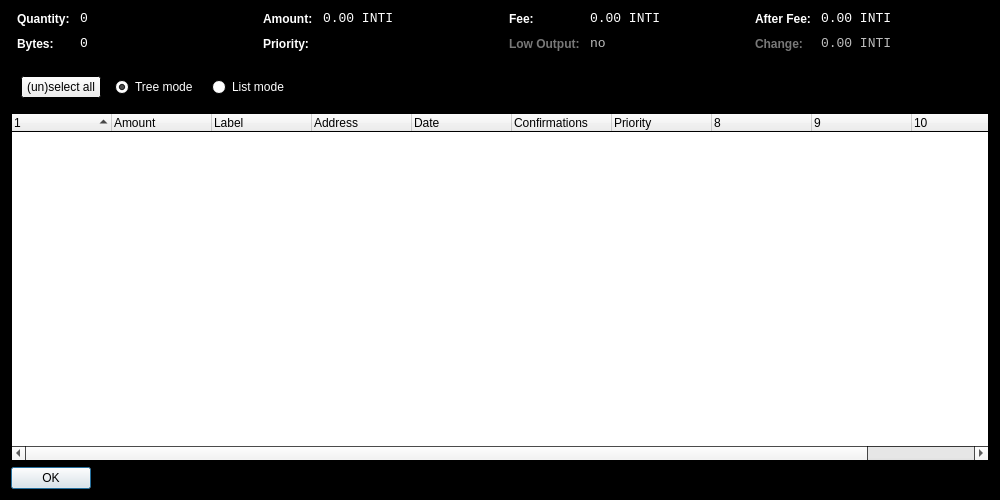
<?xml version="1.0" encoding="UTF-8"?>
<ui version="4.0">
 <class>CoinControlDialog</class>
 <widget class="QDialog" name="CoinControlDialog">
  <property name="geometry">
   <rect>
    <x>0</x>
    <y>0</y>
    <width>1000</width>
    <height>500</height>
   </rect>
  </property>
  <property name="palette">
   <palette>
    <active>
     <colorrole role="Base">
      <brush brushstyle="SolidPattern">
       <color alpha="255">
        <red>255</red>
        <green>255</green>
        <blue>255</blue>
       </color>
      </brush>
     </colorrole>
     <colorrole role="Window">
      <brush brushstyle="SolidPattern">
       <color alpha="255">
        <red>0</red>
        <green>0</green>
        <blue>0</blue>
       </color>
      </brush>
     </colorrole>
    </active>
    <inactive>
     <colorrole role="Base">
      <brush brushstyle="SolidPattern">
       <color alpha="255">
        <red>255</red>
        <green>255</green>
        <blue>255</blue>
       </color>
      </brush>
     </colorrole>
     <colorrole role="Window">
      <brush brushstyle="SolidPattern">
       <color alpha="255">
        <red>0</red>
        <green>0</green>
        <blue>0</blue>
       </color>
      </brush>
     </colorrole>
    </inactive>
    <disabled>
     <colorrole role="Base">
      <brush brushstyle="SolidPattern">
       <color alpha="255">
        <red>0</red>
        <green>0</green>
        <blue>0</blue>
       </color>
      </brush>
     </colorrole>
     <colorrole role="Window">
      <brush brushstyle="SolidPattern">
       <color alpha="255">
        <red>0</red>
        <green>0</green>
        <blue>0</blue>
       </color>
      </brush>
     </colorrole>
    </disabled>
   </palette>
  </property>
  <property name="windowTitle">
   <string>Coin Control</string>
  </property>
  <layout class="QVBoxLayout" name="verticalLayout">
   <item>
    <layout class="QHBoxLayout" name="horizontalLayoutTop" stretch="0,0,0,0">
     <property name="topMargin">
      <number>0</number>
     </property>
     <property name="bottomMargin">
      <number>10</number>
     </property>
     <item>
      <layout class="QFormLayout" name="formLayoutCoinControl1">
       <property name="horizontalSpacing">
        <number>10</number>
       </property>
       <property name="verticalSpacing">
        <number>10</number>
       </property>
       <property name="leftMargin">
        <number>6</number>
       </property>
       <property name="rightMargin">
        <number>6</number>
       </property>
       <item row="0" column="0">
        <widget class="QLabel" name="labelCoinControlQuantityText">
         <property name="palette">
          <palette>
           <active>
            <colorrole role="WindowText">
             <brush brushstyle="SolidPattern">
              <color alpha="255">
               <red>255</red>
               <green>255</green>
               <blue>255</blue>
              </color>
             </brush>
            </colorrole>
           </active>
           <inactive>
            <colorrole role="WindowText">
             <brush brushstyle="SolidPattern">
              <color alpha="255">
               <red>255</red>
               <green>255</green>
               <blue>255</blue>
              </color>
             </brush>
            </colorrole>
           </inactive>
           <disabled>
            <colorrole role="WindowText">
             <brush brushstyle="SolidPattern">
              <color alpha="255">
               <red>120</red>
               <green>120</green>
               <blue>120</blue>
              </color>
             </brush>
            </colorrole>
           </disabled>
          </palette>
         </property>
         <property name="styleSheet">
          <string notr="true">font-weight:bold;</string>
         </property>
         <property name="text">
          <string>Quantity:</string>
         </property>
        </widget>
       </item>
       <item row="0" column="1">
        <widget class="QLabel" name="labelCoinControlQuantity">
         <property name="palette">
          <palette>
           <active>
            <colorrole role="WindowText">
             <brush brushstyle="SolidPattern">
              <color alpha="255">
               <red>255</red>
               <green>255</green>
               <blue>255</blue>
              </color>
             </brush>
            </colorrole>
           </active>
           <inactive>
            <colorrole role="WindowText">
             <brush brushstyle="SolidPattern">
              <color alpha="255">
               <red>255</red>
               <green>255</green>
               <blue>255</blue>
              </color>
             </brush>
            </colorrole>
           </inactive>
           <disabled>
            <colorrole role="WindowText">
             <brush brushstyle="SolidPattern">
              <color alpha="255">
               <red>120</red>
               <green>120</green>
               <blue>120</blue>
              </color>
             </brush>
            </colorrole>
           </disabled>
          </palette>
         </property>
         <property name="font">
          <font>
           <family>Monospace</family>
           <pointsize>10</pointsize>
          </font>
         </property>
         <property name="cursor">
          <cursorShape>IBeamCursor</cursorShape>
         </property>
         <property name="contextMenuPolicy">
          <enum>Qt::ActionsContextMenu</enum>
         </property>
         <property name="text">
          <string notr="true">0</string>
         </property>
         <property name="textInteractionFlags">
          <set>Qt::LinksAccessibleByMouse|Qt::TextSelectableByKeyboard|Qt::TextSelectableByMouse</set>
         </property>
        </widget>
       </item>
       <item row="1" column="0">
        <widget class="QLabel" name="labelCoinControlBytesText">
         <property name="palette">
          <palette>
           <active>
            <colorrole role="WindowText">
             <brush brushstyle="SolidPattern">
              <color alpha="255">
               <red>255</red>
               <green>255</green>
               <blue>255</blue>
              </color>
             </brush>
            </colorrole>
           </active>
           <inactive>
            <colorrole role="WindowText">
             <brush brushstyle="SolidPattern">
              <color alpha="255">
               <red>255</red>
               <green>255</green>
               <blue>255</blue>
              </color>
             </brush>
            </colorrole>
           </inactive>
           <disabled>
            <colorrole role="WindowText">
             <brush brushstyle="SolidPattern">
              <color alpha="255">
               <red>120</red>
               <green>120</green>
               <blue>120</blue>
              </color>
             </brush>
            </colorrole>
           </disabled>
          </palette>
         </property>
         <property name="styleSheet">
          <string notr="true">font-weight:bold;</string>
         </property>
         <property name="text">
          <string>Bytes:</string>
         </property>
        </widget>
       </item>
       <item row="1" column="1">
        <widget class="QLabel" name="labelCoinControlBytes">
         <property name="palette">
          <palette>
           <active>
            <colorrole role="WindowText">
             <brush brushstyle="SolidPattern">
              <color alpha="255">
               <red>255</red>
               <green>255</green>
               <blue>255</blue>
              </color>
             </brush>
            </colorrole>
           </active>
           <inactive>
            <colorrole role="WindowText">
             <brush brushstyle="SolidPattern">
              <color alpha="255">
               <red>255</red>
               <green>255</green>
               <blue>255</blue>
              </color>
             </brush>
            </colorrole>
           </inactive>
           <disabled>
            <colorrole role="WindowText">
             <brush brushstyle="SolidPattern">
              <color alpha="255">
               <red>120</red>
               <green>120</green>
               <blue>120</blue>
              </color>
             </brush>
            </colorrole>
           </disabled>
          </palette>
         </property>
         <property name="font">
          <font>
           <family>Monospace</family>
           <pointsize>10</pointsize>
          </font>
         </property>
         <property name="cursor">
          <cursorShape>IBeamCursor</cursorShape>
         </property>
         <property name="contextMenuPolicy">
          <enum>Qt::ActionsContextMenu</enum>
         </property>
         <property name="text">
          <string notr="true">0</string>
         </property>
         <property name="textInteractionFlags">
          <set>Qt::LinksAccessibleByMouse|Qt::TextSelectableByKeyboard|Qt::TextSelectableByMouse</set>
         </property>
        </widget>
       </item>
      </layout>
     </item>
     <item>
      <layout class="QFormLayout" name="formLayoutCoinControl2">
       <property name="horizontalSpacing">
        <number>10</number>
       </property>
       <property name="verticalSpacing">
        <number>10</number>
       </property>
       <property name="leftMargin">
        <number>6</number>
       </property>
       <property name="rightMargin">
        <number>6</number>
       </property>
       <item row="0" column="0">
        <widget class="QLabel" name="labelCoinControlAmountText">
         <property name="palette">
          <palette>
           <active>
            <colorrole role="WindowText">
             <brush brushstyle="SolidPattern">
              <color alpha="255">
               <red>255</red>
               <green>255</green>
               <blue>255</blue>
              </color>
             </brush>
            </colorrole>
           </active>
           <inactive>
            <colorrole role="WindowText">
             <brush brushstyle="SolidPattern">
              <color alpha="255">
               <red>255</red>
               <green>255</green>
               <blue>255</blue>
              </color>
             </brush>
            </colorrole>
           </inactive>
           <disabled>
            <colorrole role="WindowText">
             <brush brushstyle="SolidPattern">
              <color alpha="255">
               <red>120</red>
               <green>120</green>
               <blue>120</blue>
              </color>
             </brush>
            </colorrole>
           </disabled>
          </palette>
         </property>
         <property name="styleSheet">
          <string notr="true">font-weight:bold;</string>
         </property>
         <property name="text">
          <string>Amount:</string>
         </property>
        </widget>
       </item>
       <item row="0" column="1">
        <widget class="QLabel" name="labelCoinControlAmount">
         <property name="palette">
          <palette>
           <active>
            <colorrole role="WindowText">
             <brush brushstyle="SolidPattern">
              <color alpha="255">
               <red>255</red>
               <green>255</green>
               <blue>255</blue>
              </color>
             </brush>
            </colorrole>
           </active>
           <inactive>
            <colorrole role="WindowText">
             <brush brushstyle="SolidPattern">
              <color alpha="255">
               <red>255</red>
               <green>255</green>
               <blue>255</blue>
              </color>
             </brush>
            </colorrole>
           </inactive>
           <disabled>
            <colorrole role="WindowText">
             <brush brushstyle="SolidPattern">
              <color alpha="255">
               <red>120</red>
               <green>120</green>
               <blue>120</blue>
              </color>
             </brush>
            </colorrole>
           </disabled>
          </palette>
         </property>
         <property name="font">
          <font>
           <family>Monospace</family>
           <pointsize>10</pointsize>
          </font>
         </property>
         <property name="cursor">
          <cursorShape>IBeamCursor</cursorShape>
         </property>
         <property name="contextMenuPolicy">
          <enum>Qt::ActionsContextMenu</enum>
         </property>
         <property name="text">
          <string notr="true">0.00 INTI</string>
         </property>
         <property name="textInteractionFlags">
          <set>Qt::LinksAccessibleByMouse|Qt::TextSelectableByKeyboard|Qt::TextSelectableByMouse</set>
         </property>
        </widget>
       </item>
       <item row="1" column="0">
        <widget class="QLabel" name="labelCoinControlPriorityText">
         <property name="palette">
          <palette>
           <active>
            <colorrole role="WindowText">
             <brush brushstyle="SolidPattern">
              <color alpha="255">
               <red>255</red>
               <green>255</green>
               <blue>255</blue>
              </color>
             </brush>
            </colorrole>
           </active>
           <inactive>
            <colorrole role="WindowText">
             <brush brushstyle="SolidPattern">
              <color alpha="255">
               <red>255</red>
               <green>255</green>
               <blue>255</blue>
              </color>
             </brush>
            </colorrole>
           </inactive>
           <disabled>
            <colorrole role="WindowText">
             <brush brushstyle="SolidPattern">
              <color alpha="255">
               <red>120</red>
               <green>120</green>
               <blue>120</blue>
              </color>
             </brush>
            </colorrole>
           </disabled>
          </palette>
         </property>
         <property name="styleSheet">
          <string notr="true">font-weight:bold;</string>
         </property>
         <property name="text">
          <string>Priority:</string>
         </property>
        </widget>
       </item>
       <item row="1" column="1">
        <widget class="QLabel" name="labelCoinControlPriority">
         <property name="palette">
          <palette>
           <active>
            <colorrole role="WindowText">
             <brush brushstyle="SolidPattern">
              <color alpha="255">
               <red>255</red>
               <green>255</green>
               <blue>255</blue>
              </color>
             </brush>
            </colorrole>
           </active>
           <inactive>
            <colorrole role="WindowText">
             <brush brushstyle="SolidPattern">
              <color alpha="255">
               <red>255</red>
               <green>255</green>
               <blue>255</blue>
              </color>
             </brush>
            </colorrole>
           </inactive>
           <disabled>
            <colorrole role="WindowText">
             <brush brushstyle="SolidPattern">
              <color alpha="255">
               <red>120</red>
               <green>120</green>
               <blue>120</blue>
              </color>
             </brush>
            </colorrole>
           </disabled>
          </palette>
         </property>
         <property name="font">
          <font>
           <family>Monospace</family>
           <pointsize>10</pointsize>
          </font>
         </property>
         <property name="cursor">
          <cursorShape>IBeamCursor</cursorShape>
         </property>
         <property name="contextMenuPolicy">
          <enum>Qt::ActionsContextMenu</enum>
         </property>
         <property name="text">
          <string/>
         </property>
         <property name="textInteractionFlags">
          <set>Qt::LinksAccessibleByMouse|Qt::TextSelectableByKeyboard|Qt::TextSelectableByMouse</set>
         </property>
        </widget>
       </item>
      </layout>
     </item>
     <item>
      <layout class="QFormLayout" name="formLayoutCoinControl3">
       <property name="horizontalSpacing">
        <number>10</number>
       </property>
       <property name="verticalSpacing">
        <number>10</number>
       </property>
       <property name="leftMargin">
        <number>6</number>
       </property>
       <property name="rightMargin">
        <number>6</number>
       </property>
       <item row="0" column="0">
        <widget class="QLabel" name="labelCoinControlFeeText">
         <property name="palette">
          <palette>
           <active>
            <colorrole role="WindowText">
             <brush brushstyle="SolidPattern">
              <color alpha="255">
               <red>255</red>
               <green>255</green>
               <blue>255</blue>
              </color>
             </brush>
            </colorrole>
           </active>
           <inactive>
            <colorrole role="WindowText">
             <brush brushstyle="SolidPattern">
              <color alpha="255">
               <red>255</red>
               <green>255</green>
               <blue>255</blue>
              </color>
             </brush>
            </colorrole>
           </inactive>
           <disabled>
            <colorrole role="WindowText">
             <brush brushstyle="SolidPattern">
              <color alpha="255">
               <red>120</red>
               <green>120</green>
               <blue>120</blue>
              </color>
             </brush>
            </colorrole>
           </disabled>
          </palette>
         </property>
         <property name="styleSheet">
          <string notr="true">font-weight:bold;</string>
         </property>
         <property name="text">
          <string>Fee:</string>
         </property>
        </widget>
       </item>
       <item row="0" column="1">
        <widget class="QLabel" name="labelCoinControlFee">
         <property name="palette">
          <palette>
           <active>
            <colorrole role="WindowText">
             <brush brushstyle="SolidPattern">
              <color alpha="255">
               <red>255</red>
               <green>255</green>
               <blue>255</blue>
              </color>
             </brush>
            </colorrole>
           </active>
           <inactive>
            <colorrole role="WindowText">
             <brush brushstyle="SolidPattern">
              <color alpha="255">
               <red>255</red>
               <green>255</green>
               <blue>255</blue>
              </color>
             </brush>
            </colorrole>
           </inactive>
           <disabled>
            <colorrole role="WindowText">
             <brush brushstyle="SolidPattern">
              <color alpha="255">
               <red>120</red>
               <green>120</green>
               <blue>120</blue>
              </color>
             </brush>
            </colorrole>
           </disabled>
          </palette>
         </property>
         <property name="font">
          <font>
           <family>Monospace</family>
           <pointsize>10</pointsize>
          </font>
         </property>
         <property name="cursor">
          <cursorShape>IBeamCursor</cursorShape>
         </property>
         <property name="contextMenuPolicy">
          <enum>Qt::ActionsContextMenu</enum>
         </property>
         <property name="text">
          <string notr="true">0.00 INTI</string>
         </property>
         <property name="textInteractionFlags">
          <set>Qt::LinksAccessibleByMouse|Qt::TextSelectableByKeyboard|Qt::TextSelectableByMouse</set>
         </property>
        </widget>
       </item>
       <item row="1" column="0">
        <widget class="QLabel" name="labelCoinControlLowOutputText">
         <property name="enabled">
          <bool>false</bool>
         </property>
         <property name="palette">
          <palette>
           <active>
            <colorrole role="WindowText">
             <brush brushstyle="SolidPattern">
              <color alpha="255">
               <red>255</red>
               <green>255</green>
               <blue>255</blue>
              </color>
             </brush>
            </colorrole>
           </active>
           <inactive>
            <colorrole role="WindowText">
             <brush brushstyle="SolidPattern">
              <color alpha="255">
               <red>255</red>
               <green>255</green>
               <blue>255</blue>
              </color>
             </brush>
            </colorrole>
           </inactive>
           <disabled>
            <colorrole role="WindowText">
             <brush brushstyle="SolidPattern">
              <color alpha="255">
               <red>120</red>
               <green>120</green>
               <blue>120</blue>
              </color>
             </brush>
            </colorrole>
           </disabled>
          </palette>
         </property>
         <property name="styleSheet">
          <string notr="true">font-weight:bold;</string>
         </property>
         <property name="text">
          <string>Low Output:</string>
         </property>
        </widget>
       </item>
       <item row="1" column="1">
        <widget class="QLabel" name="labelCoinControlLowOutput">
         <property name="enabled">
          <bool>false</bool>
         </property>
         <property name="palette">
          <palette>
           <active>
            <colorrole role="WindowText">
             <brush brushstyle="SolidPattern">
              <color alpha="255">
               <red>255</red>
               <green>255</green>
               <blue>255</blue>
              </color>
             </brush>
            </colorrole>
           </active>
           <inactive>
            <colorrole role="WindowText">
             <brush brushstyle="SolidPattern">
              <color alpha="255">
               <red>255</red>
               <green>255</green>
               <blue>255</blue>
              </color>
             </brush>
            </colorrole>
           </inactive>
           <disabled>
            <colorrole role="WindowText">
             <brush brushstyle="SolidPattern">
              <color alpha="255">
               <red>120</red>
               <green>120</green>
               <blue>120</blue>
              </color>
             </brush>
            </colorrole>
           </disabled>
          </palette>
         </property>
         <property name="font">
          <font>
           <family>Monospace</family>
           <pointsize>10</pointsize>
          </font>
         </property>
         <property name="cursor">
          <cursorShape>IBeamCursor</cursorShape>
         </property>
         <property name="contextMenuPolicy">
          <enum>Qt::ActionsContextMenu</enum>
         </property>
         <property name="text">
          <string notr="true">no</string>
         </property>
         <property name="textInteractionFlags">
          <set>Qt::LinksAccessibleByMouse|Qt::TextSelectableByKeyboard|Qt::TextSelectableByMouse</set>
         </property>
        </widget>
       </item>
      </layout>
     </item>
     <item>
      <layout class="QFormLayout" name="formLayoutCoinControl4">
       <property name="horizontalSpacing">
        <number>10</number>
       </property>
       <property name="verticalSpacing">
        <number>10</number>
       </property>
       <property name="leftMargin">
        <number>6</number>
       </property>
       <property name="rightMargin">
        <number>6</number>
       </property>
       <item row="0" column="0">
        <widget class="QLabel" name="labelCoinControlAfterFeeText">
         <property name="palette">
          <palette>
           <active>
            <colorrole role="WindowText">
             <brush brushstyle="SolidPattern">
              <color alpha="255">
               <red>255</red>
               <green>255</green>
               <blue>255</blue>
              </color>
             </brush>
            </colorrole>
           </active>
           <inactive>
            <colorrole role="WindowText">
             <brush brushstyle="SolidPattern">
              <color alpha="255">
               <red>255</red>
               <green>255</green>
               <blue>255</blue>
              </color>
             </brush>
            </colorrole>
           </inactive>
           <disabled>
            <colorrole role="WindowText">
             <brush brushstyle="SolidPattern">
              <color alpha="255">
               <red>120</red>
               <green>120</green>
               <blue>120</blue>
              </color>
             </brush>
            </colorrole>
           </disabled>
          </palette>
         </property>
         <property name="styleSheet">
          <string notr="true">font-weight:bold;</string>
         </property>
         <property name="text">
          <string>After Fee:</string>
         </property>
        </widget>
       </item>
       <item row="0" column="1">
        <widget class="QLabel" name="labelCoinControlAfterFee">
         <property name="palette">
          <palette>
           <active>
            <colorrole role="WindowText">
             <brush brushstyle="SolidPattern">
              <color alpha="255">
               <red>255</red>
               <green>255</green>
               <blue>255</blue>
              </color>
             </brush>
            </colorrole>
           </active>
           <inactive>
            <colorrole role="WindowText">
             <brush brushstyle="SolidPattern">
              <color alpha="255">
               <red>255</red>
               <green>255</green>
               <blue>255</blue>
              </color>
             </brush>
            </colorrole>
           </inactive>
           <disabled>
            <colorrole role="WindowText">
             <brush brushstyle="SolidPattern">
              <color alpha="255">
               <red>120</red>
               <green>120</green>
               <blue>120</blue>
              </color>
             </brush>
            </colorrole>
           </disabled>
          </palette>
         </property>
         <property name="font">
          <font>
           <family>Monospace</family>
           <pointsize>10</pointsize>
          </font>
         </property>
         <property name="cursor">
          <cursorShape>IBeamCursor</cursorShape>
         </property>
         <property name="contextMenuPolicy">
          <enum>Qt::ActionsContextMenu</enum>
         </property>
         <property name="text">
          <string notr="true">0.00 INTI</string>
         </property>
         <property name="textInteractionFlags">
          <set>Qt::LinksAccessibleByMouse|Qt::TextSelectableByKeyboard|Qt::TextSelectableByMouse</set>
         </property>
        </widget>
       </item>
       <item row="1" column="0">
        <widget class="QLabel" name="labelCoinControlChangeText">
         <property name="enabled">
          <bool>false</bool>
         </property>
         <property name="palette">
          <palette>
           <active>
            <colorrole role="WindowText">
             <brush brushstyle="SolidPattern">
              <color alpha="255">
               <red>255</red>
               <green>255</green>
               <blue>255</blue>
              </color>
             </brush>
            </colorrole>
           </active>
           <inactive>
            <colorrole role="WindowText">
             <brush brushstyle="SolidPattern">
              <color alpha="255">
               <red>255</red>
               <green>255</green>
               <blue>255</blue>
              </color>
             </brush>
            </colorrole>
           </inactive>
           <disabled>
            <colorrole role="WindowText">
             <brush brushstyle="SolidPattern">
              <color alpha="255">
               <red>120</red>
               <green>120</green>
               <blue>120</blue>
              </color>
             </brush>
            </colorrole>
           </disabled>
          </palette>
         </property>
         <property name="styleSheet">
          <string notr="true">font-weight:bold;</string>
         </property>
         <property name="text">
          <string>Change:</string>
         </property>
        </widget>
       </item>
       <item row="1" column="1">
        <widget class="QLabel" name="labelCoinControlChange">
         <property name="enabled">
          <bool>false</bool>
         </property>
         <property name="palette">
          <palette>
           <active>
            <colorrole role="WindowText">
             <brush brushstyle="SolidPattern">
              <color alpha="255">
               <red>255</red>
               <green>255</green>
               <blue>255</blue>
              </color>
             </brush>
            </colorrole>
           </active>
           <inactive>
            <colorrole role="WindowText">
             <brush brushstyle="SolidPattern">
              <color alpha="255">
               <red>255</red>
               <green>255</green>
               <blue>255</blue>
              </color>
             </brush>
            </colorrole>
           </inactive>
           <disabled>
            <colorrole role="WindowText">
             <brush brushstyle="SolidPattern">
              <color alpha="255">
               <red>120</red>
               <green>120</green>
               <blue>120</blue>
              </color>
             </brush>
            </colorrole>
           </disabled>
          </palette>
         </property>
         <property name="font">
          <font>
           <family>Monospace</family>
           <pointsize>10</pointsize>
          </font>
         </property>
         <property name="cursor">
          <cursorShape>IBeamCursor</cursorShape>
         </property>
         <property name="contextMenuPolicy">
          <enum>Qt::ActionsContextMenu</enum>
         </property>
         <property name="text">
          <string notr="true">0.00 INTI</string>
         </property>
         <property name="textInteractionFlags">
          <set>Qt::LinksAccessibleByMouse|Qt::TextSelectableByKeyboard|Qt::TextSelectableByMouse</set>
         </property>
        </widget>
       </item>
      </layout>
     </item>
    </layout>
   </item>
   <item>
    <widget class="QFrame" name="frame">
     <property name="minimumSize">
      <size>
       <width>0</width>
       <height>40</height>
      </size>
     </property>
     <property name="frameShape">
      <enum>QFrame::StyledPanel</enum>
     </property>
     <property name="frameShadow">
      <enum>QFrame::Sunken</enum>
     </property>
     <widget class="QWidget" name="horizontalLayoutWidget">
      <property name="geometry">
       <rect>
        <x>10</x>
        <y>0</y>
        <width>781</width>
        <height>41</height>
       </rect>
      </property>
      <layout class="QHBoxLayout" name="horizontalLayoutPanel" stretch="0,0,0,0">
       <property name="spacing">
        <number>14</number>
       </property>
       <item>
        <widget class="QPushButton" name="pushButtonSelectAll">
         <property name="sizePolicy">
          <sizepolicy hsizetype="Maximum" vsizetype="Fixed">
           <horstretch>0</horstretch>
           <verstretch>0</verstretch>
          </sizepolicy>
         </property>
         <property name="text">
          <string>(un)select all</string>
         </property>
        </widget>
       </item>
       <item>
        <widget class="QRadioButton" name="radioTreeMode">
         <property name="sizePolicy">
          <sizepolicy hsizetype="Maximum" vsizetype="Fixed">
           <horstretch>0</horstretch>
           <verstretch>0</verstretch>
          </sizepolicy>
         </property>
         <property name="palette">
          <palette>
           <active>
            <colorrole role="WindowText">
             <brush brushstyle="SolidPattern">
              <color alpha="255">
               <red>255</red>
               <green>255</green>
               <blue>255</blue>
              </color>
             </brush>
            </colorrole>
           </active>
           <inactive>
            <colorrole role="WindowText">
             <brush brushstyle="SolidPattern">
              <color alpha="255">
               <red>255</red>
               <green>255</green>
               <blue>255</blue>
              </color>
             </brush>
            </colorrole>
           </inactive>
           <disabled>
            <colorrole role="WindowText">
             <brush brushstyle="SolidPattern">
              <color alpha="255">
               <red>120</red>
               <green>120</green>
               <blue>120</blue>
              </color>
             </brush>
            </colorrole>
           </disabled>
          </palette>
         </property>
         <property name="text">
          <string>Tree mode</string>
         </property>
         <property name="checked">
          <bool>true</bool>
         </property>
        </widget>
       </item>
       <item>
        <widget class="QRadioButton" name="radioListMode">
         <property name="sizePolicy">
          <sizepolicy hsizetype="Maximum" vsizetype="Fixed">
           <horstretch>0</horstretch>
           <verstretch>0</verstretch>
          </sizepolicy>
         </property>
         <property name="palette">
          <palette>
           <active>
            <colorrole role="WindowText">
             <brush brushstyle="SolidPattern">
              <color alpha="255">
               <red>255</red>
               <green>255</green>
               <blue>255</blue>
              </color>
             </brush>
            </colorrole>
           </active>
           <inactive>
            <colorrole role="WindowText">
             <brush brushstyle="SolidPattern">
              <color alpha="255">
               <red>255</red>
               <green>255</green>
               <blue>255</blue>
              </color>
             </brush>
            </colorrole>
           </inactive>
           <disabled>
            <colorrole role="WindowText">
             <brush brushstyle="SolidPattern">
              <color alpha="255">
               <red>120</red>
               <green>120</green>
               <blue>120</blue>
              </color>
             </brush>
            </colorrole>
           </disabled>
          </palette>
         </property>
         <property name="text">
          <string>List mode</string>
         </property>
        </widget>
       </item>
       <item>
        <spacer name="horizontalSpacer">
         <property name="orientation">
          <enum>Qt::Horizontal</enum>
         </property>
         <property name="sizeHint" stdset="0">
          <size>
           <width>40</width>
           <height>20</height>
          </size>
         </property>
        </spacer>
       </item>
      </layout>
     </widget>
    </widget>
   </item>
   <item>
    <widget class="CoinControlTreeWidget" name="treeWidget">
     <property name="contextMenuPolicy">
      <enum>Qt::CustomContextMenu</enum>
     </property>
     <property name="sortingEnabled">
      <bool>false</bool>
     </property>
     <property name="columnCount">
      <number>11</number>
     </property>
     <attribute name="headerShowSortIndicator" stdset="0">
      <bool>true</bool>
     </attribute>
     <attribute name="headerStretchLastSection">
      <bool>false</bool>
     </attribute>
     <column>
      <property name="text">
       <string/>
      </property>
     </column>
     <column>
      <property name="text">
       <string>Amount</string>
      </property>
     </column>
     <column>
      <property name="text">
       <string>Label</string>
      </property>
     </column>
     <column>
      <property name="text">
       <string>Address</string>
      </property>
     </column>
     <column>
      <property name="text">
       <string>Date</string>
      </property>
     </column>
     <column>
      <property name="text">
       <string>Confirmations</string>
      </property>
      <property name="toolTip">
       <string>Confirmed</string>
      </property>
     </column>
     <column>
      <property name="text">
       <string>Priority</string>
      </property>
     </column>
     <column>
      <property name="text">
       <string/>
      </property>
     </column>
     <column>
      <property name="text">
       <string/>
      </property>
     </column>
     <column>
      <property name="text">
       <string/>
      </property>
     </column>
     <column>
      <property name="text">
       <string/>
      </property>
     </column>
    </widget>
   </item>
   <item>
    <widget class="QDialogButtonBox" name="buttonBox">
     <property name="sizePolicy">
      <sizepolicy hsizetype="Maximum" vsizetype="Fixed">
       <horstretch>0</horstretch>
       <verstretch>0</verstretch>
      </sizepolicy>
     </property>
     <property name="orientation">
      <enum>Qt::Horizontal</enum>
     </property>
     <property name="standardButtons">
      <set>QDialogButtonBox::Ok</set>
     </property>
    </widget>
   </item>
  </layout>
 </widget>
 <customwidgets>
  <customwidget>
   <class>CoinControlTreeWidget</class>
   <extends>QTreeWidget</extends>
   <header>coincontroltreewidget.h</header>
  </customwidget>
 </customwidgets>
 <resources/>
 <connections/>
</ui>
